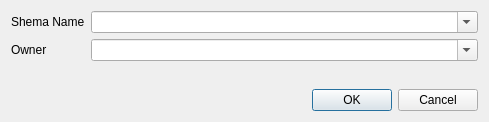
<?xml version="1.0" encoding="UTF-8"?>
<ui version="4.0">
 <class>DlgParametersSchema</class>
 <widget class="QDialog" name="DlgParametersSchema">
  <property name="geometry">
   <rect>
    <x>0</x>
    <y>0</y>
    <width>489</width>
    <height>122</height>
   </rect>
  </property>
  <property name="windowTitle">
   <string>Schemas</string>
  </property>
  <layout class="QVBoxLayout" name="verticalLayout">
   <item>
    <layout class="QFormLayout" name="formLayout">
     <item row="0" column="0">
      <widget class="QLabel" name="label">
       <property name="text">
        <string>Shema Name</string>
       </property>
      </widget>
     </item>
     <item row="1" column="0">
      <widget class="QLabel" name="label_2">
       <property name="text">
        <string>Owner</string>
       </property>
      </widget>
     </item>
     <item row="0" column="1">
      <widget class="QComboBox" name="schema_name">
       <property name="editable">
        <bool>true</bool>
       </property>
      </widget>
     </item>
     <item row="1" column="1">
      <widget class="QComboBox" name="schema_owner">
       <property name="editable">
        <bool>true</bool>
       </property>
      </widget>
     </item>
    </layout>
   </item>
   <item>
    <widget class="QDialogButtonBox" name="buttonBox">
     <property name="orientation">
      <enum>Qt::Horizontal</enum>
     </property>
     <property name="standardButtons">
      <set>QDialogButtonBox::Cancel|QDialogButtonBox::Ok</set>
     </property>
    </widget>
   </item>
  </layout>
 </widget>
 <resources/>
 <connections>
  <connection>
   <sender>buttonBox</sender>
   <signal>accepted()</signal>
   <receiver>DlgParametersSchema</receiver>
   <slot>accept()</slot>
   <hints>
    <hint type="sourcelabel">
     <x>248</x>
     <y>254</y>
    </hint>
    <hint type="destinationlabel">
     <x>157</x>
     <y>274</y>
    </hint>
   </hints>
  </connection>
  <connection>
   <sender>buttonBox</sender>
   <signal>rejected()</signal>
   <receiver>DlgParametersSchema</receiver>
   <slot>reject()</slot>
   <hints>
    <hint type="sourcelabel">
     <x>316</x>
     <y>260</y>
    </hint>
    <hint type="destinationlabel">
     <x>286</x>
     <y>274</y>
    </hint>
   </hints>
  </connection>
 </connections>
</ui>
